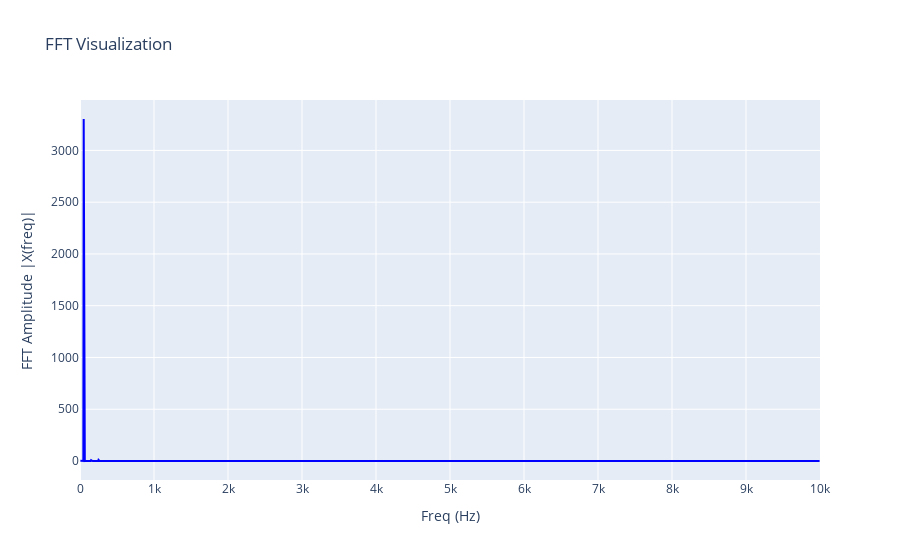

Notebook code for this chart:
### Code cell
freq, freq_amplitudes, dominant_freq, other_freq, THD_V1_filt = THD(signal=V1_filt, fs=sampling_freq, THD_threshold=8.)

print(f'\nPrime Harmonic:                     {dominant_freq} Hz')
print(f'Next 10 Harmonics:                  {other_freq[:10]}\n')
print(f'Total Harmonic Distortion (THD):    {THD_V1_filt} %')

fig = go.Figure()

fig.add_trace(go.Scatter(x=freq, y=freq_amplitudes, mode='lines', line=dict(color='blue'), name='FFT Amplitude |X(freq)|'))
fig.update_layout(
    title='FFT Visualization',
    xaxis_title='Freq (Hz)',
    yaxis_title='FFT Amplitude |X(freq)|',
    xaxis=dict(range=[0, sampling_freq/2])
)

fig.show()

### Figure 1 — Plotly figure (JSON) as saved in the notebook; plotly's stock layout.template omitted (floating-point values rounded to 4 significant figures; data arrays with more than 128 entries replaced by an {"elided": "..."} marker saying what was removed)
{"data": [{"line": {"color": "blue"}, "mode": "lines", "name": "FFT Amplitude |X(freq)|", "type": "scatter", "x": {"elided": "1999 int values"}, "y": {"elided": "1999 float values"}}], "layout": {"title": {"text": "FFT Visualization"}, "xaxis": {"range": [0, 10000], "title": {"text": "Freq (Hz)"}}, "yaxis": {"title": {"text": "FFT Amplitude |X(freq)|"}}}}
